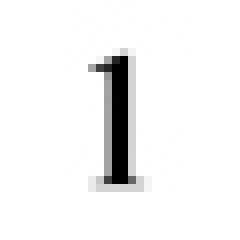
%> input picture Patterns/new (times new roman)/1_candidate.jpg, 30 x 30 px (shown 8 times larger)
$ octave PatternMatching.m   (GNU Octave 9; MATLAB toolbox functions it lacks are replaced by stand-ins)
%> lines starting %> are read from the running program, lines starting %| are printed output that depends on the picture; in (x1, y1, x2, y2) boxes, pixels count from 0 and x2, y2 are one past the last pixel; in counts of white or black regions, pixels touching at a corner belong together; the program's own positions count from 1
clc();
clear all;
close all;

ImageRead = imread('D:\Last Semester\PR\PR lab\Patterns\new (times new roman)\1_candidate.jpg');
%> ImageRead is the input picture: size 30x30x3 uint8; min 0, max 255, mean 242.3
%ImageShow = imshow(ImageRead);

ImageR = imread('D:\Last Semester\PR\PR lab\Patterns\new (times new roman)\Template_1.jpg');
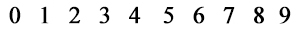
%> input picture Patterns/new (times new roman)/Template_1.jpg, 300 x 30 px
%> ImageR is the input picture: size 30x300x3 uint8; min 0, max 255, mean 235.8
%ImageS = imshow(ImageR);

c = rgb2gray(ImageRead);
ct = rgb2gray(ImageR);

t = graythresh(c);
%> t = 0.494
ty = graythresh(ct);
%> ty = 0.559

bil = im2bw(c, t);
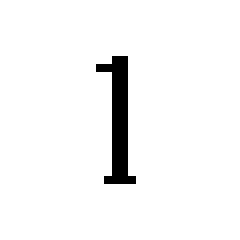
%> bil: size 30x30 logical (shown 8 times larger); 96% white; black in thin lines or dots, all inside (x1, y1, x2, y2) = (12, 7, 17, 23)
b = not(bil);
imshow(b);
bit = im2bw(ct, ty);
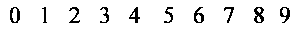
%> bit: size 30x300 logical; 92.5% white; black in thin lines or dots, all inside (x1, y1, x2, y2) = (10, 7, 290, 23)
bi = not(bit);
figure(), imshow(bi);
c = normxcorr2(b,bi);
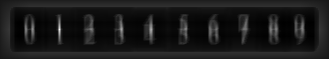
%> c: size 59x329 double; min -0.0939, max 1, mean 0.0168; drawn with min black and max white
figure, surf(c), shading flat;
%> after `shading flat`:
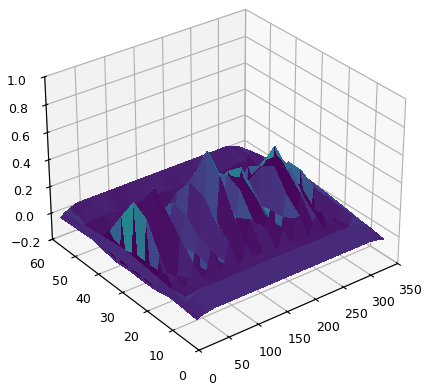
%> figure redrawn from the program's plot data
